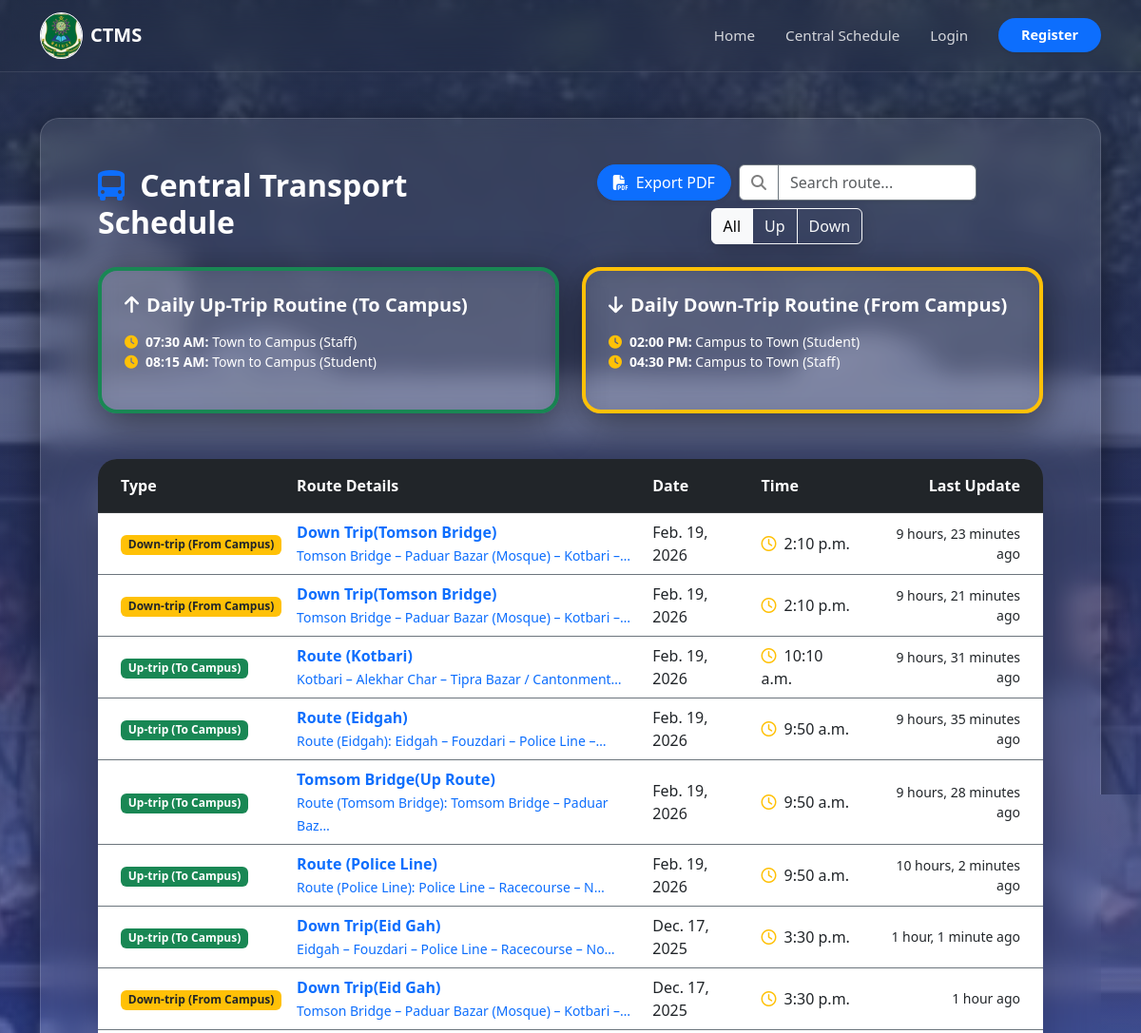
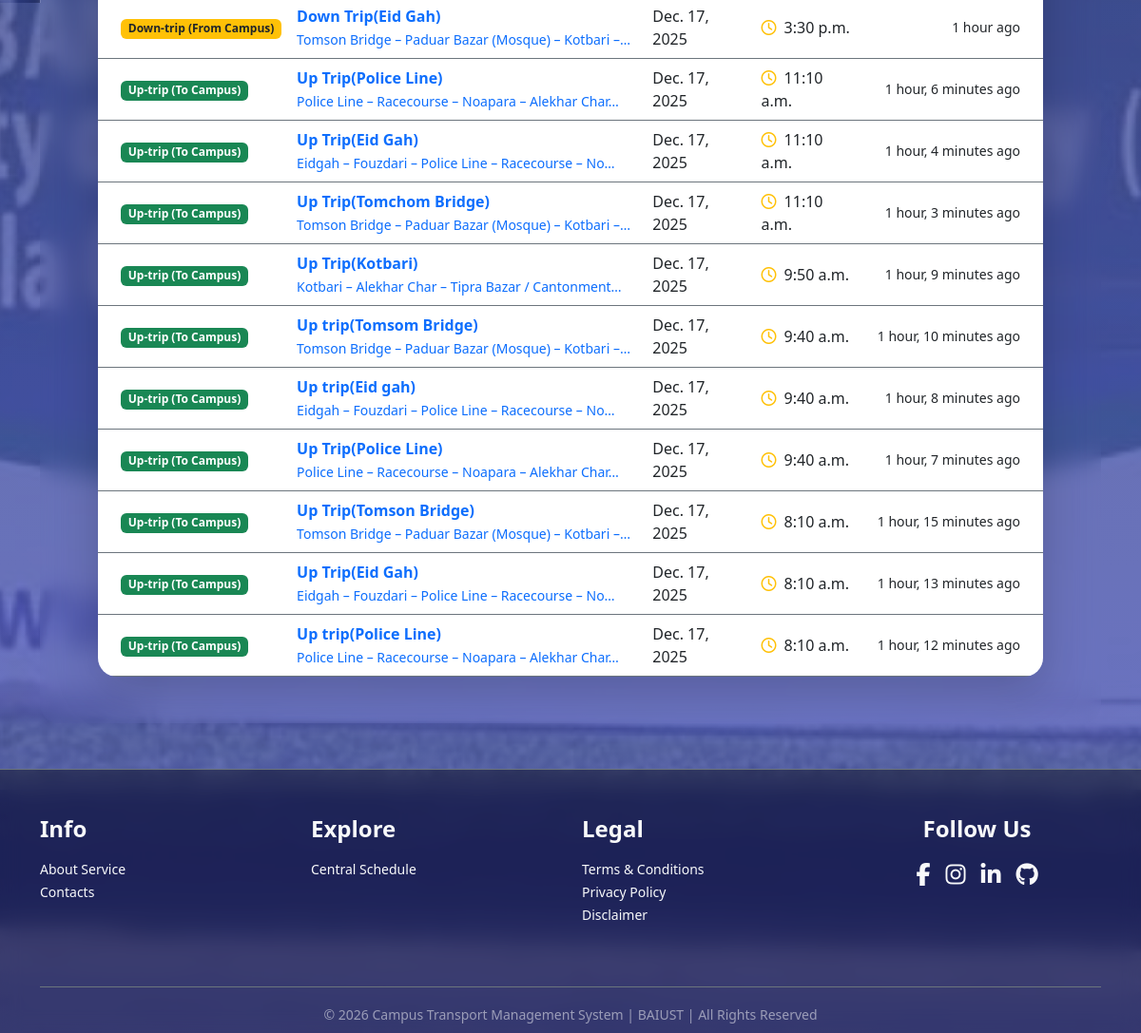
The page /schedule/central/ on the database its author committed (2 pictures, top to bottom).
### transport_app/models.py (models this page shows, shortened)
class Schedule(models.Model):
    TRIP_CHOICES = [
        ("UP", "Up-trip (To Campus)"),
        ("DOWN", "Down-trip (From Campus)"),
    ]
    title = models.CharField(max_length=200)
    description = models.TextField(blank=True, null=True)
    date = models.DateField()
    time = models.TimeField()
    trip_type = models.CharField(max_length=4, choices=TRIP_CHOICES, default="UP")
    updated_at = models.DateTimeField(auto_now=True)

### transport_app/views.py (the view)
# urls.py: path("schedule/central/", views.central_schedule_view, name="central_schedule"),
def central_schedule_view(request):
    schedules = Schedule.objects.all().order_by("-date", "-time")
    return render(
        request, "transport_app/central-schedule.html", {"schedules": schedules}
    )

### templates/transport_app/central-schedule.html (shortened to what this page needs)
{% extends 'transport_app/base.html' %}
{% load static %}
{% block content %}
<div class="container-fluid animate__animated animate__fadeIn">
    <div class="d-flex flex-column flex-md-row justify-content-between align-items-center mb-4">
        <h2 class="fw-bold text-blue mb-3 mb-md-0">
            <i class="fas fa-bus-alt me-2 text-primary"></i> Central Transport Schedule
        </h2>
        <div class="d-flex flex-wrap gap-2 justify-content-center">
            <a href="{% url 'export_pdf' %}" class="btn btn-primary shadow-sm px-3 rounded-pill">
                <i class="fas fa-file-pdf me-2"></i>Export PDF
            </a>
            <div class="input-group shadow-sm" style="max-width: 250px;">
                <span class="input-group-text bg-white border-secondary text-black-50"><i class="fas fa-search"></i></span>
                <input type="text" id="routeSearch" class="form-control bg-white text-black border-secondary"
                       placeholder="Search route..." onkeyup="searchTable()">
            </div>
            <div class="btn-group shadow" role="group">
                <button type="button" class="btn btn-outline-light active" onclick="filterTrips('ALL', this)">All</button>
                <button type="button" class="btn btn-outline-light " onclick="filterTrips('UP', this)">Up</button>
                <button type="button" class="btn btn-outline-light " onclick="filterTrips('DOWN', this)">Down</button>
            </div>
        </div>
    </div>
    <div class="row mb-5 g-4">
        <div class="col-md-6 trip-row-card" data-type="UP">
            <div class="glass-panel p-4 border-start border-success border-4 h-100">
                <h5 class="text-blue fw-bold"><i class="fas fa-arrow-up me-2"></i>Daily Up-Trip Routine (To Campus)</h5>
                <ul class="list-unstyled text-blue-50 small mt-3">
                    <li><i class="fas fa-clock me-2 text-warning"></i><strong>07:30 AM:</strong> Town to Campus (Staff)</li>
                    <li><i class="fas fa-clock me-2 text-warning"></i><strong>08:15 AM:</strong> Town to Campus (Student)</li>
                </ul>
            </div>
        </div>
        <div class="col-md-6 trip-row-card" data-type="DOWN">
            <div class="glass-panel p-4 border-start border-warning border-4 h-100">
                <h5 class="text-blue fw-bold"><i class="fas fa-arrow-down me-2"></i>Daily Down-Trip Routine (From Campus)</h5>
                <ul class="list-unstyled text-blue-50 small mt-3">
                    <li><i class="fas fa-clock me-2 text-warning"></i><strong>02:00 PM:</strong> Campus to Town (Student)</li>
                    <li><i class="fas fa-clock me-2 text-warning"></i><strong>04:30 PM:</strong> Campus to Town (Staff)</li>
                </ul>
            </div>
        </div>
    </div>
    {% if schedules %}
        <div class="table-responsive glass-panel p-0 border-0 shadow-lg">
            <table class="table table-hover align-middle mb-0 text-blue" id="scheduleTable">
                <thead class="table-dark">
                    <tr>
                        <th class="ps-4 py-3">Type</th>
                        <th class="py-3">Route Details</th>
                        <th class="py-3">Date</th>
                        <th class="py-3">Time</th>
                        <th class="pe-4 text-end py-3">Last Update</th>
                    </tr>
                </thead>
                <tbody>
                    {% for schedule in schedules %}
                        <tr class="border-bottom border-secondary trip-row" data-type="{{ schedule.trip_type }}">
                            <td class="ps-4">
                                <span class="badge {% if schedule.trip_type == 'UP' %}bg-success{% else %}bg-warning text-dark{% endif %}">
                                    {{ schedule.get_trip_type_display }}
                                </span>
                            </td>
                            <td class="fw-bold text-primary search-target">
                                {{ schedule.title }}
                                <br><small class="text-blue-50 fw-normal">{{ schedule.description|truncatechars:50 }}</small>
                            </td>
                            <td>{{ schedule.date }}</td>
                            <td><i class="far fa-clock me-2 text-warning"></i>{{ schedule.time }}</td>
                            <td class="pe-4 text-end small text-blue-50">{{ schedule.updated_at|timesince }} ago</td>
                        </tr>
                    {% endfor %}
                </tbody>
            </table>
        </div>
    {% else %}
        <div class="text-center py-5 glass-panel">
            <h4 class="text-blue">No Live Updates</h4>
            <p class="text-blue-50">Please refer to the fixed routines above.</p>
        </div>
    {% endif %}
</div>
{% endblock %}

### templates/transport_app/base.html (shortened to what this page needs)
{% load static %}
<!DOCTYPE html>
<html lang="en">
<head>
    <link href="https://cdn.jsdelivr.net/npm/bootstrap@5.3.0/dist/css/bootstrap.min.css" rel="stylesheet">
    <link href="https://cdnjs.cloudflare.com/ajax/libs/font-awesome/6.5.1/css/all.min.css" rel="stylesheet">
    <link rel="stylesheet" href="{% static 'css/style.css' %}">
</head>
<body class="d-flex flex-column min-vh-100">
    <nav class="navbar navbar-expand-lg navbar-dark bg-dark glass-nav sticky-top">
        <div class="container">
            <a class="navbar-brand d-flex align-items-center" href="{% url 'home' %}">
                <img src="{% static 'images/baiust.jpeg' %}" alt="Logo" width="45" class="me-2 rounded-circle border border-white">
                <span class="fw-bold tracking-tight">CTMS</span>
            </a>
            <div class="collapse navbar-collapse" id="navbarNav">
                <ul class="navbar-nav ms-auto align-items-center">
                    <li class="nav-item"><a class="nav-link px-3" href="{% url 'home' %}">Home</a></li>
                    <li class="nav-item"><a class="nav-link px-3" href="{% url 'central_schedule' %}">Central Schedule</a></li>
                    {% if user.is_authenticated %}
                        <li class="nav-item"><a class="nav-link px-3" href="{% url 'schedule' %}">Latest Updates</a></li>
                        <li class="nav-item"><a class="nav-link px-3" href="{% url 'profile' %}">Profile</a></li>
                        <li class="nav-item"><a class="nav-link px-3" href="{% url 'staff_info' %}">Staff Info</a></li>
                        {% if user.is_admin %}
                        <li class="nav-item"><a class="nav-link px-3 text-warning" href="{% url 'admin_users' %}">Admin Dashboard</a></li>
                        {% endif %}
                        <li class="nav-item ms-lg-2">
                            <form method="post" action="{% url 'logout_user' %}" class="d-inline">
                                {% csrf_token %}
                                <button type="submit" class="btn btn-outline-primary btn-schedule btn-sm rounded-pill px-4">Logout</button>
                            </form>
                        </li>
                    {% else %}
                        <li class="nav-item"><a class="nav-link px-3" href="{% url 'login' %}">Login</a></li>
                        <li class="nav-item ms-lg-3">
                            <a class="btn btn-primary btn-sm rounded-pill px-4 fw-bold shadow-sm" href="{% url 'register' %}">Register</a>
                        </li>
                    {% endif %}
                </ul>
            </div>
        </div>
    </nav>
    <main class="container my-5 flex-grow-1">
        <div class="glass-panel p-4 p-md-5">
            {% block content %}{% endblock %}
        </div>
    </main>
    <footer class="bg-dark text-light mt-auto pt-5 pb-2 border-top border-secondary footer-glass">
        <div class="container text-center text-lg-start">
            <div class="row">
                <div class="col-lg-3 mb-4">
                    <h4 class="fw-bold mb-3">Info</h4>
                    <ul class="list-unstyled">
                        <li><a href="{% url 'about' %}" class="text-light text-decoration-none small">About Service</a></li>
                        <li><a href="{% url 'contact' %}" class="text-light text-decoration-none small">Contacts</a></li>
                    </ul>
                </div>
                <div class="col-lg-3 mb-4">
                    <h4 class="fw-bold mb-3">Explore</h4>
                    <ul class="list-unstyled">
                        <li><a href="{% url 'central_schedule' %}" class="text-light text-decoration-none small">Central Schedule</a></li>
                    </ul>
                </div>
                <div class="col-lg-3 mb-4">
                    <h4 class="fw-bold mb-3">Legal</h4>
                    <ul class="list-unstyled">
                        <li><a href="{% url 'terms' %}" class="text-light text-decoration-none small">Terms & Conditions</a></li>
                        <li><a href="{% url 'privacy' %}" class="text-light text-decoration-none small">Privacy Policy</a></li>
                        <li><a href="{% url 'disclaimer' %}" class="text-light text-decoration-none small">Disclaimer</a></li>
                    </ul>
                </div>
                <div class="col-lg-3 mb-4 text-center">
                    <h4 class="fw-bold mb-3">Follow Us</h4>
                    <div class="d-flex justify-content-center gap-3 social-icons">
                        <a href="#" class="text-light"><i class="fab fa-facebook-f"></i></a>
                        <a href="#" class="text-light"><i class="fab fa-instagram"></i></a>
                        <a href="#" class="text-light"><i class="fab fa-linkedin-in"></i></a>
                        <a href="#" class="text-light"><i class="fab fa-github"></i></a>
                    </div>
                </div>
            </div>
            <div class="text-center mt-4 border-top border-secondary pt-3">
                <small class="text-white-50">
                    &copy; 2026 Campus Transport Management System | BAIUST | All Rights Reserved
                </small>
            </div>
        </div>
    </footer>
</body>
</html>

### transport_app/static/css/style.css (style rules this page uses)
body { background: linear-gradient(rgba(40, 52, 86, 0.763), rgba(57, 69, 195, 0.75)), url('../images/hero3.jpg') no-repeat center center fixed; background-size: cover; color: #ffffff; font-family: 'Segoe UI', Roboto, Helvetica, Arial, sans-serif; min-height: 100vh; display: flex; flex-direction: column; }
.glass-nav { background: rgba(6, 0, 0, 0.03) !important; backdrop-filter: blur(15px); -webkit-backdrop-filter: blur(15px); border-bottom: 1px solid rgba(255, 255, 255, 0.1); }
.glass-panel { background: rgba(255, 255, 255, 0.08); backdrop-filter: blur(12px); -webkit-backdrop-filter: blur(12px); border: 1px solid rgba(255, 255, 255, 0.15); border-radius: 20px; box-shadow: 0 10px 40px rgba(0, 0, 0, 0.5); }
.navbar-nav .nav-link { color: rgba(255, 255, 255, 0.8) !important; font-size: 0.95rem; font-weight: 500; transition: all 0.3s ease; }
.navbar-nav .btn-primary { background-color: #0d6efd; border: none; padding: 7px 22px; font-size: 0.9rem; transition: all 0.3s ease; }
.footer-glass { background: rgba(0, 0, 0, 0.4) !important; backdrop-filter: blur(10px); border-top: 1px solid rgba(255, 255, 255, 0.1); color: #ffffff; }
.footer-glass a { transition: color 0.3s, transform 0.3s; text-decoration: none; }
.footer-glass .social-icons a { font-size: 1.5rem; color: #3489d4; display: inline-block; }

### rows shown on the page
Schedule: trip_type "Down-trip (From Campus)", title "Down Trip(Tomson Bridge)", description "Tomson Bridge – Paduar Bazar (Mosque) – Kotbari –…", date "Feb. 19, 2026", time "2:10 p.m.", updated_at "9 hours, 23 minutes"
Schedule: trip_type "Down-trip (From Campus)", title "Down Trip(Tomson Bridge)", description "Tomson Bridge – Paduar Bazar (Mosque) – Kotbari –…", date "Feb. 19, 2026", time "2:10 p.m.", updated_at "9 hours, 21 minutes"
Schedule: trip_type "Up-trip (To Campus)", title "Route (Kotbari)", description "Kotbari – Alekhar Char – Tipra Bazar / Cantonment…", date "Feb. 19, 2026", time "10:10 a.m.", updated_at "9 hours, 31 minutes"
Schedule: trip_type "Up-trip (To Campus)", title "Route (Eidgah)", description "Route (Eidgah): Eidgah – Fouzdari – Police Line –…", date "Feb. 19, 2026", time "9:50 a.m.", updated_at "9 hours, 35 minutes"
Schedule: trip_type "Up-trip (To Campus)", title "Tomsom Bridge(Up Route)", description "Route (Tomsom Bridge): Tomsom Bridge – Paduar Baz…", date "Feb. 19, 2026", time "9:50 a.m.", updated_at "9 hours, 28 minutes"
Schedule: trip_type "Up-trip (To Campus)", title "Route (Police Line)", description "Route (Police Line): Police Line – Racecourse – N…", date "Feb. 19, 2026", time "9:50 a.m.", updated_at "10 hours, 2 minutes"
Schedule: trip_type "Up-trip (To Campus)", title "Down Trip(Eid Gah)", description "Eidgah – Fouzdari – Police Line – Racecourse – No…", date "Dec. 17, 2025", time "3:30 p.m.", updated_at "1 hour, 1 minute"
Schedule: trip_type "Down-trip (From Campus)", title "Down Trip(Eid Gah)", description "Tomson Bridge – Paduar Bazar (Mosque) – Kotbari –…", date "Dec. 17, 2025", time "3:30 p.m.", updated_at "1 hour"
Schedule: trip_type "Down-trip (From Campus)", title "Down Trip(Eid Gah)", description "Tomson Bridge – Paduar Bazar (Mosque) – Kotbari –…", date "Dec. 17, 2025", time "3:30 p.m.", updated_at "1 hour"
Schedule: trip_type "Up-trip (To Campus)", title "Up Trip(Police Line)", description "Police Line – Racecourse – Noapara – Alekhar Char…", date "Dec. 17, 2025", time "11:10 a.m.", updated_at "1 hour, 6 minutes"
Schedule: trip_type "Up-trip (To Campus)", title "Up Trip(Eid Gah)", description "Eidgah – Fouzdari – Police Line – Racecourse – No…", date "Dec. 17, 2025", time "11:10 a.m.", updated_at "1 hour, 4 minutes"
Schedule: trip_type "Up-trip (To Campus)", title "Up Trip(Tomchom Bridge)", description "Tomson Bridge – Paduar Bazar (Mosque) – Kotbari –…", date "Dec. 17, 2025", time "11:10 a.m.", updated_at "1 hour, 3 minutes"
Schedule: trip_type "Up-trip (To Campus)", title "Up Trip(Kotbari)", description "Kotbari – Alekhar Char – Tipra Bazar / Cantonment…", date "Dec. 17, 2025", time "9:50 a.m.", updated_at "1 hour, 9 minutes"
Schedule: trip_type "Up-trip (To Campus)", title "Up trip(Tomsom Bridge)", description "Tomson Bridge – Paduar Bazar (Mosque) – Kotbari –…", date "Dec. 17, 2025", time "9:40 a.m.", updated_at "1 hour, 10 minutes"
Schedule: trip_type "Up-trip (To Campus)", title "Up trip(Eid gah)", description "Eidgah – Fouzdari – Police Line – Racecourse – No…", date "Dec. 17, 2025", time "9:40 a.m.", updated_at "1 hour, 8 minutes"
Schedule: trip_type "Up-trip (To Campus)", title "Up Trip(Police Line)", description "Police Line – Racecourse – Noapara – Alekhar Char…", date "Dec. 17, 2025", time "9:40 a.m.", updated_at "1 hour, 7 minutes"
Schedule: trip_type "Up-trip (To Campus)", title "Up Trip(Tomson Bridge)", description "Tomson Bridge – Paduar Bazar (Mosque) – Kotbari –…", date "Dec. 17, 2025", time "8:10 a.m.", updated_at "1 hour, 15 minutes"
Schedule: trip_type "Up-trip (To Campus)", title "Up Trip(Eid Gah)", description "Eidgah – Fouzdari – Police Line – Racecourse – No…", date "Dec. 17, 2025", time "8:10 a.m.", updated_at "1 hour, 13 minutes"
Schedule: trip_type "Up-trip (To Campus)", title "Up trip(Police Line)", description "Police Line – Racecourse – Noapara – Alekhar Char…", date "Dec. 17, 2025", time "8:10 a.m.", updated_at "1 hour, 12 minutes"
